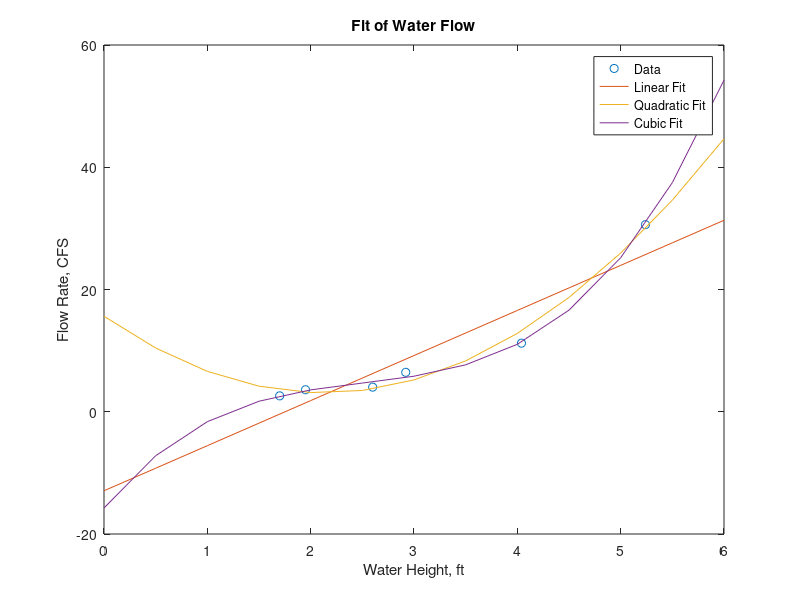

MATLAB code for this plot:
% 13.3 Example - Water in a Culvert

height = [1.7 1.95 2.6 2.92 4.04 5.24];
flow = [2.6 3.6 4.03 6.45 11.22 30.61];
new_height = 0:0.5:6;
newf1 = polyval(polyfit(height,flow,1),new_height);
newf2 = polyval(polyfit(height,flow,2),new_height);
newf3 = polyval(polyfit(height,flow,3),new_height);
plot(height,flow,'o',new_height,newf1,new_height,newf2,new_height,newf3)
title('Fit of Water Flow')
xlabel('Water Height, ft')
ylabel('Flow Rate, CFS')
legend('Data','Linear Fit','Quadratic Fit', 'Cubic Fit')